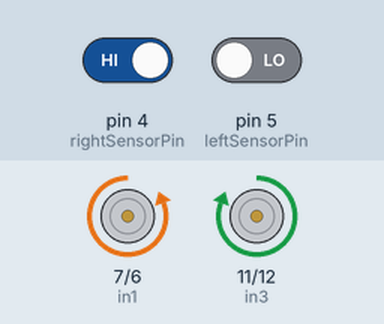
Recording of a sketch running on a simulated Arduino Uno, built with avr-gcc and run on an emulated ATmega328P. On the bench: motor-driver pin pairs drawn as motors (green arrow = first pin HIGH = forward, orange = second pin HIGH = backward, longer = more drive). The test bench sets the inputs (shaded band); at power-on: pin 4 (rightSensorPin) HIGH, pin 5 (leftSensorPin) LOW.

Above: at 1.2 s.
1.3 s: pin 4 (rightSensorPin) driven LOW
At 2.4 s:
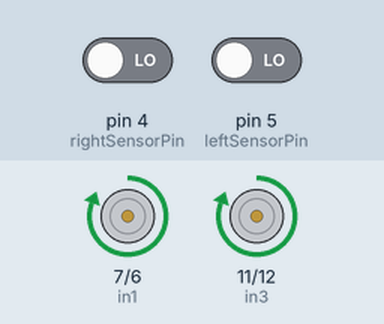
2.8 s: pin 5 (leftSensorPin) driven HIGH
At 3.5 s:
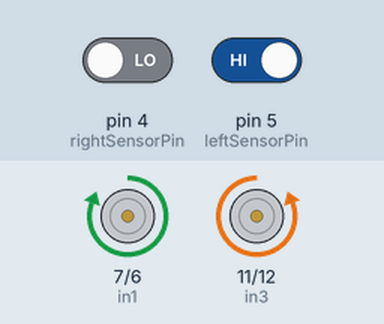
4.3 s: pin 4 (rightSensorPin) driven HIGH
At 4.7 s:
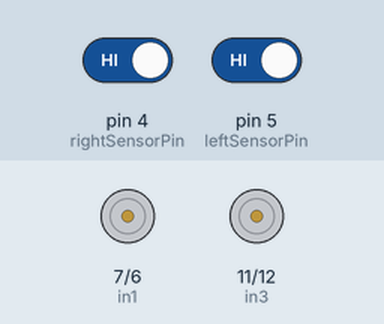
5.8 s: pin 5 (leftSensorPin) driven LOW
At 7.0 s:
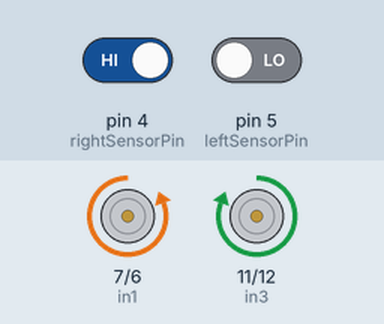
Timing chart, 0 to 8.3 s (numbered marks = the images above; inputs shaded):
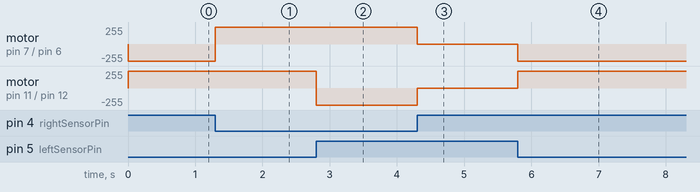

The sketch:

FinalCode.ino
```cpp
/*************************************n                                                                                                                                               000000000000*************
Connections:        Right IR Sensor:     4
                    Left IR Sensor:      5
                    in1:                 7

                    in2:                 6
                    in3:                 11
                    in4:                 12
===================================================
Description:        Contains program for the line following robot.
                    IR sensors are used to read the line colour
                    and 12V DC motors are used to control the
                    robot. The L298N Driver is used to control
                    the DC motors, which are connected to an
                    Arduino Uno.
**************************************************/


// Instantiations - for devices with seperate libraries


// Variable Declarations
int rightSensorPin = 4;
int leftSensorPin = 5;

int in1 = 7;
int in2 = 6;
int in3 = 11;
int in4 = 12;

//int enA = 9;
//int enB = 10;

int rightSensorVal = 0;
int leftSensorVal = 0;


void setup() {

    // Initialize connections
    Serial.begin(9600);

    pinMode(rightSensorPin, INPUT);
    pinMode(leftSensorPin, INPUT);

    pinMode(in1, OUTPUT);
    pinMode(in2, OUTPUT);
    pinMode(in3, OUTPUT);
    pinMode(in4, OUTPUT);

    //pinMode(enA, OUTPUT);
    //pinMode(enB, OUTPUT);

    //analogWrite(enA, 90);
    //analogWrite(enB, 90);

}

void loop() {

    // Main program
    rightSensorVal = readSensor(rightSensorPin);
    leftSensorVal = readSensor(leftSensorPin);

    if (rightSensorVal == 0 && leftSensorVal == 0) {        // both sensors over white surface
        moveForwards();
    }
    else if (rightSensorVal == 1 && leftSensorVal == 0) {   // left sensor over black surface only
        rotateLeft();
    }
    else if (rightSensorVal == 0 && leftSensorVal == 1) {   // right sensor over black surface only
        rotateRight();
    }
    else if (rightSensorVal == 1 && leftSensorVal == 1) {   // both sensors over black surface
         stop();
    }

}


// Motor methods

void rotateRight() {

    digitalWrite(in1, HIGH);
    digitalWrite(in2, LOW);
    digitalWrite(in3, LOW);
    digitalWrite(in4, HIGH);

}

void moveForwards() {

    digitalWrite(in1, HIGH);
    digitalWrite(in2, LOW);
    digitalWrite(in3, HIGH);
    digitalWrite(in4, LOW);

}

void rotateLeft() {

    digitalWrite(in1, LOW);
    digitalWrite(in2, HIGH);
    digitalWrite(in3, HIGH);
    digitalWrite(in4, LOW);

}

void stop() {

    digitalWrite(in1, LOW);
    digitalWrite(in2, LOW);
    digitalWrite(in3, LOW);
    digitalWrite(in4, LOW);

}


// Sensor Methods

int readSensor(int pin) {
    return digitalRead(pin);
}
```

Measured:
- after the input at 1.3 s, motor on pin 7 (in1) / pin 6 (in2): backward 255/255 → forward 255/255 at once
- after the input at 2.8 s, motor on pin 11 (in3) / pin 12 (in4): forward 255/255 → backward 255/255 at once
- after the input at 4.3 s, motor on pin 7 (in1) / pin 6 (in2): forward 255/255 → stopped at once; motor on pin 11 (in3) / pin 12 (in4): backward 255/255 → stopped at once
- after the input at 5.8 s, motor on pin 7 (in1) / pin 6 (in2): stopped → backward 255/255 at once; motor on pin 11 (in3) / pin 12 (in4): stopped → forward 255/255 at once
